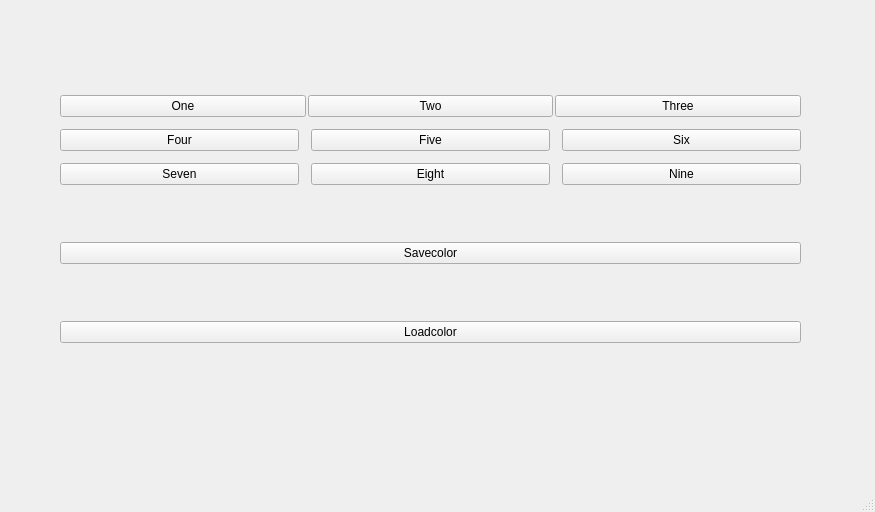
<?xml version="1.0" encoding="UTF-8"?>
<ui version="4.0">
 <class>MainWindow</class>
 <widget class="QMainWindow" name="MainWindow">
  <property name="geometry">
   <rect>
    <x>0</x>
    <y>0</y>
    <width>875</width>
    <height>512</height>
   </rect>
  </property>
  <property name="windowTitle">
   <string>MainWindow</string>
  </property>
  <widget class="QWidget" name="centralwidget">
   <widget class="QWidget" name="">
    <property name="geometry">
     <rect>
      <x>60</x>
      <y>50</y>
      <width>741</width>
      <height>341</height>
     </rect>
    </property>
    <layout class="QVBoxLayout" name="verticalLayout_2">
     <property name="spacing">
      <number>12</number>
     </property>
     <item>
      <layout class="QVBoxLayout" name="verticalLayout">
       <item>
        <layout class="QHBoxLayout" name="horizontalLayout_3">
         <property name="spacing">
          <number>2</number>
         </property>
         <item>
          <widget class="QPushButton" name="Button_1">
           <property name="text">
            <string>One</string>
           </property>
          </widget>
         </item>
         <item>
          <widget class="QPushButton" name="Button_2">
           <property name="text">
            <string>Two</string>
           </property>
          </widget>
         </item>
         <item>
          <widget class="QPushButton" name="Button_3">
           <property name="text">
            <string>Three</string>
           </property>
          </widget>
         </item>
        </layout>
       </item>
       <item>
        <layout class="QHBoxLayout" name="horizontalLayout_2">
         <item>
          <widget class="QPushButton" name="Button_4">
           <property name="text">
            <string>Four</string>
           </property>
          </widget>
         </item>
         <item>
          <widget class="QPushButton" name="Button_5">
           <property name="text">
            <string>Five</string>
           </property>
          </widget>
         </item>
         <item>
          <widget class="QPushButton" name="Button_6">
           <property name="text">
            <string>Six</string>
           </property>
          </widget>
         </item>
        </layout>
       </item>
       <item>
        <layout class="QHBoxLayout" name="horizontalLayout">
         <item>
          <widget class="QPushButton" name="Button_7">
           <property name="text">
            <string>Seven</string>
           </property>
          </widget>
         </item>
         <item>
          <widget class="QPushButton" name="Button_8">
           <property name="text">
            <string>Eight</string>
           </property>
          </widget>
         </item>
         <item>
          <widget class="QPushButton" name="Button_9">
           <property name="text">
            <string>Nine</string>
           </property>
          </widget>
         </item>
        </layout>
       </item>
      </layout>
     </item>
     <item>
      <widget class="QPushButton" name="savecolor">
       <property name="text">
        <string>Savecolor</string>
       </property>
      </widget>
     </item>
     <item>
      <widget class="QPushButton" name="loadcolor">
       <property name="text">
        <string>Loadcolor</string>
       </property>
      </widget>
     </item>
    </layout>
   </widget>
  </widget>
  <widget class="QMenuBar" name="menubar">
   <property name="geometry">
    <rect>
     <x>0</x>
     <y>0</y>
     <width>875</width>
     <height>25</height>
    </rect>
   </property>
  </widget>
  <widget class="QStatusBar" name="statusbar"/>
 </widget>
 <resources/>
 <connections/>
</ui>
